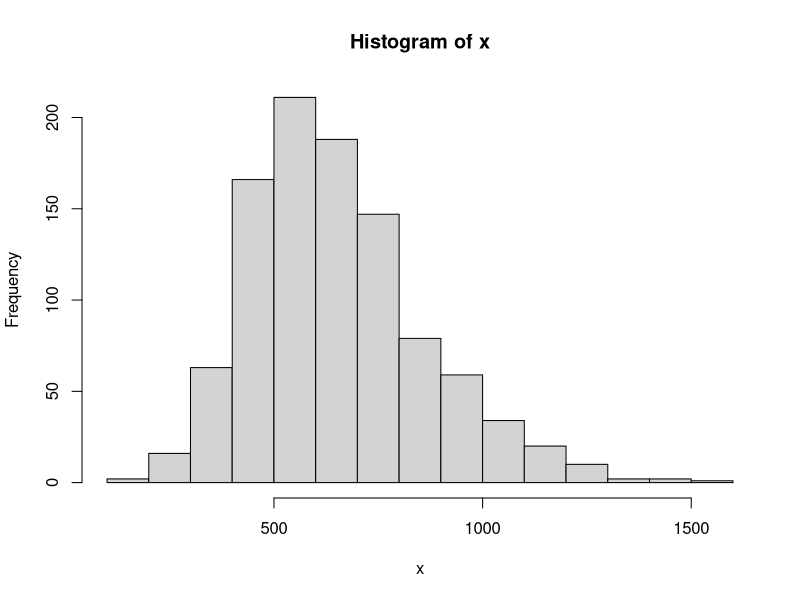

R code for this plot: (Note: this script raises an error after producing the figure.)

Q1 <- function(theta, E_C, E_lambdas){
  -theta*sum(E_lambdas) + log(theta) * sum(E_C)
}

Q2 <- function(theta, E_C){
  -(alpha + sum(E_C))*log(beta + theta) + sum(E_C)*log(theta)
}


gibbs <- function(x, theta, lambdas, alpha=1, beta=1){
  nsamples <- 100
  K <- nrow(lambdas)
  lambdas_samples <- array(NA, dim = c(nsamples, K, N))
  C_samples <- array(NA, dim = c(nsamples, K, N))
  C <- array(NA, dim = c(K, N))
  
  for(n in 1:N){
    #cat("\n N:", n)
    for(i in 1:nsamples){
      
      # sample c_n
      probs <- theta*lambdas[,n]
      C[,n] <- rmultinom(1, x[n], probs/sum(probs))
      
      # sample lambda_kn
      for(k in 1:K){
        alpha_k <- alpha + C[k,n]
        beta_k <- beta + theta
        lambdas[k,n] <- rgamma(1, alpha_k, rate = beta_k)
      }
      
      # save samples
      C_samples[i,,n] <- C[,n]
      lambdas_samples[i,,n] <- lambdas[,n]
    }
  }
  
  # remove burnin
  nburnin <- floor(nsamples/2)
  C_samples <- C_samples[-c(1:nburnin),,] 
  lambdas_samples <- lambdas_samples[-c(1:nburnin),,]
  
  return(list(E_C = colMeans(C_samples, dims=1), 
              E_lambdas = colMeans(lambdas_samples, dims=1)))
}

EM_CH <- function(x, K, theta, iter, alpha=1, beta=1){
  
  V <- t(as.matrix(x))
  thetas <- seq(0.1,50, by=0.1)
  y <- sapply(thetas, function(theta) {likelihood_V_W_cpp(V, as.matrix(theta), alpha, beta)})
  df <- data.frame(theta=thetas, value = y, method="true")
  plot(thetas, y)
  N <- length(x)
  E_lambdas <- array(1, dim = c(K,N))
  
  
  for(i in 1:iter){
    cat("\nem iter:", i)
    samples <- gibbs(x, theta, E_lambdas, alpha, beta)
    E_C <- samples$E_C
    E_lambdas <- samples$E_lambdas
    theta = sum(E_C)/sum(E_lambdas)
    cat("\ntheta:", theta)
    
    lb <- Q1(thetas, E_C, E_lambdas)
    df <- rbind(df, data.frame(theta=thetas, value = lb, method=as.character(i)))
    p <- ggplot(df, aes(x = theta, y=value, group=method, color=method)) + geom_line() + theme_bw() +
          xlab("theta") + ylab("Q-CH") + ggtitle(i)
    print(p)
    plot(thetas, y-lb)
  }
}

EM_C <- function(x, K, theta, iter, alpha=1, beta=1){
  
  V <- t(as.matrix(x))
  thetas <- seq(0.1,50, by=0.1)
  y <- sapply(thetas, function(theta) {likelihood_V_W_cpp(V, as.matrix(theta), alpha, beta)})
  df <- data.frame(theta=thetas, value = y, method="true")
  
  N <- length(x)
  E_lambdas <- array(1, dim = c(K,N))
  for(i in 1:iter){
    cat("\nem iter:", i)
    cat("\nE_lambdas dim", dim(E_lambdas))
    samples <- gibbs(x, theta, E_lambdas, alpha, beta)
    E_C <- samples$E_C
    E_lambdas <- samples$E_lambdas
    theta = (beta/alpha) * sum(E_C)/N
    theta = (beta/alpha) * mean(x) # if w_1=...=w_k (does not depend on the Gibbs sampler)
    
    cat("\ntheta:", theta)
    
    lb <- Q2(thetas, E_C)
    df <- rbind(df, data.frame(theta=thetas, value = lb, method=as.character(i)))
    p <- ggplot(df, aes(x = theta, y=value, group=method, color=method)) + geom_line() + theme_bw() +
      xlab("theta") + ylab("Q-C") + ggtitle(i)
    print(p)
  }
}

EM_H <- function(x, K, theta, iter, alpha=1, beta=1){
  
  V <- t(as.matrix(x))
  thetas <- seq(0.1,50, by=0.1)
  y <- sapply(thetas, function(theta) {likelihood_V_W_cpp(V, as.matrix(theta), alpha, beta)})
  df <- data.frame(theta=thetas, value = y, method="true")
  
  N <- length(x)
  E_lambdas <- array(1, dim = c(K,N))
  for(i in 1:iter){
    cat("\nem iter:", i)
    cat("\nE_lambdas dim", dim(E_lambdas))
    samples <- gibbs(x, theta, E_lambdas, alpha, beta)
    E_C <- samples$E_C
    E_lambdas <- samples$E_lambdas
    theta = mean(x) / sum(E_lambdas)
    cat("\ntheta:", theta)
    
    lb <- Q2(thetas, E_C)
    df <- rbind(df, data.frame(theta=thetas, value = lb, method=as.character(i)))
    p <- ggplot(df, aes(x = theta, y=value, group=method, color=method)) + geom_line() + theme_bw() +
      xlab("theta") + ylab("Q-C") + ggtitle(i)
    print(p)
  }
}

# Generate data from Gamma-Poisson mixture
N <- 1000
theta_star <- 65
alpha <- 10
lambdas <- rgamma(N, alpha, 1)
x <- rpois(N, lambda = theta_star * lambdas)
hist(x)
cat("mean:", mean(x))
cat("var: ", var(x))


likelihood_V_W_cpp(V, W, alpha, beta)



# Estimate the parameter theta
EM_CH(x, K=5, theta=1, iter=35, alpha, beta)